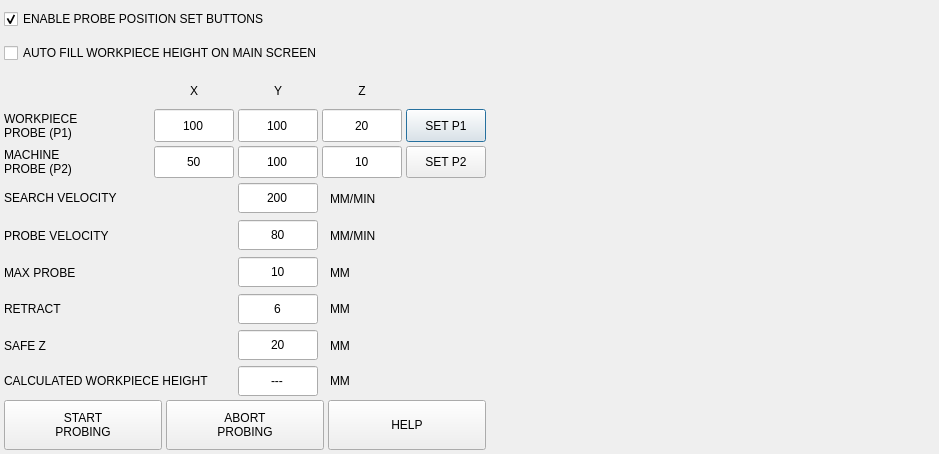
<?xml version="1.0" encoding="UTF-8"?>
<ui version="4.0">
 <class>dialog_auto_height</class>
 <widget class="QDialog" name="dialog_auto_height">
  <property name="geometry">
   <rect>
    <x>0</x>
    <y>0</y>
    <width>939</width>
    <height>454</height>
   </rect>
  </property>
  <property name="windowTitle">
   <string>AUTO HEIGHT MEASURE</string>
  </property>
  <layout class="QHBoxLayout" name="horizontalLayout_10">
   <property name="leftMargin">
    <number>0</number>
   </property>
   <property name="topMargin">
    <number>0</number>
   </property>
   <property name="rightMargin">
    <number>0</number>
   </property>
   <property name="bottomMargin">
    <number>0</number>
   </property>
   <item>
    <widget class="QWidget" name="widget_positions" native="true">
     <property name="sizePolicy">
      <sizepolicy hsizetype="Preferred" vsizetype="Preferred">
       <horstretch>0</horstretch>
       <verstretch>0</verstretch>
      </sizepolicy>
     </property>
     <layout class="QVBoxLayout" name="layout_parms">
      <property name="spacing">
       <number>4</number>
      </property>
      <property name="leftMargin">
       <number>4</number>
      </property>
      <property name="topMargin">
       <number>4</number>
      </property>
      <property name="rightMargin">
       <number>4</number>
      </property>
      <property name="bottomMargin">
       <number>4</number>
      </property>
      <item>
       <widget class="QCheckBox" name="chk_enable_set">
        <property name="sizePolicy">
         <sizepolicy hsizetype="Preferred" vsizetype="Preferred">
          <horstretch>0</horstretch>
          <verstretch>0</verstretch>
         </sizepolicy>
        </property>
        <property name="minimumSize">
         <size>
          <width>0</width>
          <height>30</height>
         </size>
        </property>
        <property name="maximumSize">
         <size>
          <width>16777215</width>
          <height>30</height>
         </size>
        </property>
        <property name="text">
         <string>ENABLE PROBE POSITION SET BUTTONS</string>
        </property>
        <property name="checked">
         <bool>true</bool>
        </property>
       </widget>
      </item>
      <item>
       <widget class="QCheckBox" name="chk_autofill">
        <property name="sizePolicy">
         <sizepolicy hsizetype="Preferred" vsizetype="Preferred">
          <horstretch>0</horstretch>
          <verstretch>0</verstretch>
         </sizepolicy>
        </property>
        <property name="minimumSize">
         <size>
          <width>0</width>
          <height>30</height>
         </size>
        </property>
        <property name="maximumSize">
         <size>
          <width>16777215</width>
          <height>30</height>
         </size>
        </property>
        <property name="text">
         <string>AUTO FILL WORKPIECE HEIGHT ON MAIN SCREEN</string>
        </property>
       </widget>
      </item>
      <item>
       <layout class="QHBoxLayout" name="horizontalLayout_4">
        <property name="spacing">
         <number>4</number>
        </property>
        <property name="topMargin">
         <number>0</number>
        </property>
        <item>
         <widget class="QLabel" name="label_5">
          <property name="minimumSize">
           <size>
            <width>146</width>
            <height>0</height>
           </size>
          </property>
          <property name="maximumSize">
           <size>
            <width>146</width>
            <height>16777215</height>
           </size>
          </property>
          <property name="text">
           <string/>
          </property>
         </widget>
        </item>
        <item>
         <widget class="QLabel" name="lbl_x">
          <property name="minimumSize">
           <size>
            <width>80</width>
            <height>30</height>
           </size>
          </property>
          <property name="maximumSize">
           <size>
            <width>80</width>
            <height>24</height>
           </size>
          </property>
          <property name="text">
           <string>X</string>
          </property>
          <property name="alignment">
           <set>Qt::AlignCenter</set>
          </property>
         </widget>
        </item>
        <item>
         <widget class="QLabel" name="lbl_y">
          <property name="minimumSize">
           <size>
            <width>80</width>
            <height>30</height>
           </size>
          </property>
          <property name="maximumSize">
           <size>
            <width>80</width>
            <height>24</height>
           </size>
          </property>
          <property name="text">
           <string>Y</string>
          </property>
          <property name="alignment">
           <set>Qt::AlignCenter</set>
          </property>
         </widget>
        </item>
        <item>
         <widget class="QLabel" name="lbl_z">
          <property name="minimumSize">
           <size>
            <width>80</width>
            <height>30</height>
           </size>
          </property>
          <property name="maximumSize">
           <size>
            <width>80</width>
            <height>24</height>
           </size>
          </property>
          <property name="text">
           <string>Z</string>
          </property>
          <property name="alignment">
           <set>Qt::AlignCenter</set>
          </property>
         </widget>
        </item>
        <item>
         <widget class="QLabel" name="label_7"/>
        </item>
       </layout>
      </item>
      <item>
       <layout class="QHBoxLayout" name="horizontalLayout_6">
        <property name="spacing">
         <number>4</number>
        </property>
        <property name="topMargin">
         <number>0</number>
        </property>
        <item>
         <widget class="QLabel" name="lbl_wp_location">
          <property name="sizePolicy">
           <sizepolicy hsizetype="Preferred" vsizetype="Preferred">
            <horstretch>0</horstretch>
            <verstretch>0</verstretch>
           </sizepolicy>
          </property>
          <property name="minimumSize">
           <size>
            <width>146</width>
            <height>0</height>
           </size>
          </property>
          <property name="maximumSize">
           <size>
            <width>146</width>
            <height>16777215</height>
           </size>
          </property>
          <property name="toolTip">
           <string>Location of workpiece probe position</string>
          </property>
          <property name="text">
           <string>WORKPIECE
PROBE (P1)</string>
          </property>
         </widget>
        </item>
        <item>
         <widget class="QLineEdit" name="lineEdit_pos_x1">
          <property name="sizePolicy">
           <sizepolicy hsizetype="Preferred" vsizetype="Preferred">
            <horstretch>0</horstretch>
            <verstretch>0</verstretch>
           </sizepolicy>
          </property>
          <property name="minimumSize">
           <size>
            <width>80</width>
            <height>0</height>
           </size>
          </property>
          <property name="maximumSize">
           <size>
            <width>80</width>
            <height>16777215</height>
           </size>
          </property>
          <property name="focusPolicy">
           <enum>Qt::ClickFocus</enum>
          </property>
          <property name="text">
           <string>100</string>
          </property>
          <property name="maxLength">
           <number>8</number>
          </property>
          <property name="alignment">
           <set>Qt::AlignCenter</set>
          </property>
         </widget>
        </item>
        <item>
         <widget class="QLineEdit" name="lineEdit_pos_y1">
          <property name="sizePolicy">
           <sizepolicy hsizetype="Preferred" vsizetype="Preferred">
            <horstretch>0</horstretch>
            <verstretch>0</verstretch>
           </sizepolicy>
          </property>
          <property name="minimumSize">
           <size>
            <width>80</width>
            <height>0</height>
           </size>
          </property>
          <property name="maximumSize">
           <size>
            <width>80</width>
            <height>16777215</height>
           </size>
          </property>
          <property name="focusPolicy">
           <enum>Qt::ClickFocus</enum>
          </property>
          <property name="text">
           <string>100</string>
          </property>
          <property name="maxLength">
           <number>8</number>
          </property>
          <property name="alignment">
           <set>Qt::AlignCenter</set>
          </property>
         </widget>
        </item>
        <item>
         <widget class="QLineEdit" name="lineEdit_pos_z1">
          <property name="sizePolicy">
           <sizepolicy hsizetype="Preferred" vsizetype="Preferred">
            <horstretch>0</horstretch>
            <verstretch>0</verstretch>
           </sizepolicy>
          </property>
          <property name="minimumSize">
           <size>
            <width>80</width>
            <height>0</height>
           </size>
          </property>
          <property name="maximumSize">
           <size>
            <width>80</width>
            <height>16777215</height>
           </size>
          </property>
          <property name="focusPolicy">
           <enum>Qt::ClickFocus</enum>
          </property>
          <property name="text">
           <string>20</string>
          </property>
          <property name="maxLength">
           <number>8</number>
          </property>
          <property name="alignment">
           <set>Qt::AlignCenter</set>
          </property>
          <property name="readOnly">
           <bool>false</bool>
          </property>
         </widget>
        </item>
        <item>
         <widget class="QPushButton" name="btn_set_wp">
          <property name="sizePolicy">
           <sizepolicy hsizetype="Preferred" vsizetype="Preferred">
            <horstretch>0</horstretch>
            <verstretch>0</verstretch>
           </sizepolicy>
          </property>
          <property name="minimumSize">
           <size>
            <width>0</width>
            <height>0</height>
           </size>
          </property>
          <property name="maximumSize">
           <size>
            <width>16777215</width>
            <height>16777215</height>
           </size>
          </property>
          <property name="toolTip">
           <string>Set workpiece probe position to current location</string>
          </property>
          <property name="text">
           <string>SET P1</string>
          </property>
          <property name="btn" stdset="0">
           <string>wp</string>
          </property>
         </widget>
        </item>
       </layout>
      </item>
      <item>
       <layout class="QHBoxLayout" name="horizontalLayout_11">
        <property name="spacing">
         <number>4</number>
        </property>
        <property name="topMargin">
         <number>0</number>
        </property>
        <item>
         <widget class="QLabel" name="lbl_machine_location">
          <property name="sizePolicy">
           <sizepolicy hsizetype="Preferred" vsizetype="Preferred">
            <horstretch>0</horstretch>
            <verstretch>0</verstretch>
           </sizepolicy>
          </property>
          <property name="minimumSize">
           <size>
            <width>146</width>
            <height>0</height>
           </size>
          </property>
          <property name="maximumSize">
           <size>
            <width>146</width>
            <height>16777215</height>
           </size>
          </property>
          <property name="toolTip">
           <string>Location of machine bed probe position</string>
          </property>
          <property name="text">
           <string>MACHINE
PROBE (P2)</string>
          </property>
         </widget>
        </item>
        <item>
         <widget class="QLineEdit" name="lineEdit_pos_x2">
          <property name="sizePolicy">
           <sizepolicy hsizetype="Preferred" vsizetype="Preferred">
            <horstretch>0</horstretch>
            <verstretch>0</verstretch>
           </sizepolicy>
          </property>
          <property name="minimumSize">
           <size>
            <width>80</width>
            <height>0</height>
           </size>
          </property>
          <property name="maximumSize">
           <size>
            <width>80</width>
            <height>16777215</height>
           </size>
          </property>
          <property name="focusPolicy">
           <enum>Qt::ClickFocus</enum>
          </property>
          <property name="text">
           <string>50</string>
          </property>
          <property name="maxLength">
           <number>8</number>
          </property>
          <property name="alignment">
           <set>Qt::AlignCenter</set>
          </property>
         </widget>
        </item>
        <item>
         <widget class="QLineEdit" name="lineEdit_pos_y2">
          <property name="sizePolicy">
           <sizepolicy hsizetype="Preferred" vsizetype="Preferred">
            <horstretch>0</horstretch>
            <verstretch>0</verstretch>
           </sizepolicy>
          </property>
          <property name="minimumSize">
           <size>
            <width>80</width>
            <height>0</height>
           </size>
          </property>
          <property name="maximumSize">
           <size>
            <width>80</width>
            <height>16777215</height>
           </size>
          </property>
          <property name="focusPolicy">
           <enum>Qt::ClickFocus</enum>
          </property>
          <property name="text">
           <string>100</string>
          </property>
          <property name="maxLength">
           <number>8</number>
          </property>
          <property name="alignment">
           <set>Qt::AlignCenter</set>
          </property>
         </widget>
        </item>
        <item>
         <widget class="QLineEdit" name="lineEdit_pos_z2">
          <property name="sizePolicy">
           <sizepolicy hsizetype="Preferred" vsizetype="Preferred">
            <horstretch>0</horstretch>
            <verstretch>0</verstretch>
           </sizepolicy>
          </property>
          <property name="minimumSize">
           <size>
            <width>80</width>
            <height>0</height>
           </size>
          </property>
          <property name="maximumSize">
           <size>
            <width>80</width>
            <height>16777215</height>
           </size>
          </property>
          <property name="focusPolicy">
           <enum>Qt::ClickFocus</enum>
          </property>
          <property name="text">
           <string>10</string>
          </property>
          <property name="maxLength">
           <number>8</number>
          </property>
          <property name="alignment">
           <set>Qt::AlignCenter</set>
          </property>
          <property name="readOnly">
           <bool>false</bool>
          </property>
         </widget>
        </item>
        <item>
         <widget class="QPushButton" name="btn_set_machine">
          <property name="sizePolicy">
           <sizepolicy hsizetype="Preferred" vsizetype="Preferred">
            <horstretch>0</horstretch>
            <verstretch>0</verstretch>
           </sizepolicy>
          </property>
          <property name="minimumSize">
           <size>
            <width>0</width>
            <height>0</height>
           </size>
          </property>
          <property name="maximumSize">
           <size>
            <width>16777215</width>
            <height>16777215</height>
           </size>
          </property>
          <property name="toolTip">
           <string>Set machine probe position to current location</string>
          </property>
          <property name="text">
           <string>SET P2</string>
          </property>
          <property name="btn" stdset="0">
           <string>mp</string>
          </property>
         </widget>
        </item>
       </layout>
      </item>
      <item>
       <layout class="QHBoxLayout" name="horizontalLayout_2">
        <property name="spacing">
         <number>4</number>
        </property>
        <property name="topMargin">
         <number>0</number>
        </property>
        <item>
         <widget class="QLabel" name="label_2">
          <property name="minimumSize">
           <size>
            <width>230</width>
            <height>30</height>
           </size>
          </property>
          <property name="maximumSize">
           <size>
            <width>230</width>
            <height>30</height>
           </size>
          </property>
          <property name="text">
           <string>SEARCH VELOCITY</string>
          </property>
         </widget>
        </item>
        <item>
         <widget class="QLineEdit" name="lineEdit_search_vel">
          <property name="sizePolicy">
           <sizepolicy hsizetype="Preferred" vsizetype="Preferred">
            <horstretch>0</horstretch>
            <verstretch>0</verstretch>
           </sizepolicy>
          </property>
          <property name="minimumSize">
           <size>
            <width>80</width>
            <height>30</height>
           </size>
          </property>
          <property name="maximumSize">
           <size>
            <width>80</width>
            <height>30</height>
           </size>
          </property>
          <property name="focusPolicy">
           <enum>Qt::ClickFocus</enum>
          </property>
          <property name="text">
           <string>200</string>
          </property>
          <property name="alignment">
           <set>Qt::AlignCenter</set>
          </property>
         </widget>
        </item>
        <item>
         <widget class="QLabel" name="lbl_search_unit">
          <property name="text">
           <string>MM/MIN</string>
          </property>
          <property name="indent">
           <number>8</number>
          </property>
         </widget>
        </item>
       </layout>
      </item>
      <item>
       <layout class="QHBoxLayout" name="horizontalLayout_3">
        <property name="spacing">
         <number>4</number>
        </property>
        <property name="topMargin">
         <number>0</number>
        </property>
        <item>
         <widget class="QLabel" name="label_4">
          <property name="minimumSize">
           <size>
            <width>230</width>
            <height>0</height>
           </size>
          </property>
          <property name="maximumSize">
           <size>
            <width>230</width>
            <height>16777215</height>
           </size>
          </property>
          <property name="text">
           <string>PROBE VELOCITY</string>
          </property>
         </widget>
        </item>
        <item>
         <widget class="QLineEdit" name="lineEdit_probe_vel">
          <property name="sizePolicy">
           <sizepolicy hsizetype="Preferred" vsizetype="Preferred">
            <horstretch>0</horstretch>
            <verstretch>0</verstretch>
           </sizepolicy>
          </property>
          <property name="minimumSize">
           <size>
            <width>80</width>
            <height>30</height>
           </size>
          </property>
          <property name="maximumSize">
           <size>
            <width>80</width>
            <height>30</height>
           </size>
          </property>
          <property name="focusPolicy">
           <enum>Qt::ClickFocus</enum>
          </property>
          <property name="text">
           <string>80</string>
          </property>
          <property name="alignment">
           <set>Qt::AlignCenter</set>
          </property>
         </widget>
        </item>
        <item>
         <widget class="QLabel" name="lbl_probe_unit">
          <property name="text">
           <string>MM/MIN</string>
          </property>
          <property name="indent">
           <number>8</number>
          </property>
         </widget>
        </item>
       </layout>
      </item>
      <item>
       <layout class="QHBoxLayout" name="horizontalLayout_5">
        <property name="spacing">
         <number>4</number>
        </property>
        <property name="topMargin">
         <number>0</number>
        </property>
        <item>
         <widget class="QLabel" name="label_6">
          <property name="minimumSize">
           <size>
            <width>230</width>
            <height>0</height>
           </size>
          </property>
          <property name="maximumSize">
           <size>
            <width>230</width>
            <height>16777215</height>
           </size>
          </property>
          <property name="text">
           <string>MAX PROBE</string>
          </property>
         </widget>
        </item>
        <item>
         <widget class="QLineEdit" name="lineEdit_max_probe">
          <property name="sizePolicy">
           <sizepolicy hsizetype="Preferred" vsizetype="Preferred">
            <horstretch>0</horstretch>
            <verstretch>0</verstretch>
           </sizepolicy>
          </property>
          <property name="minimumSize">
           <size>
            <width>80</width>
            <height>30</height>
           </size>
          </property>
          <property name="maximumSize">
           <size>
            <width>80</width>
            <height>30</height>
           </size>
          </property>
          <property name="focusPolicy">
           <enum>Qt::ClickFocus</enum>
          </property>
          <property name="text">
           <string>10</string>
          </property>
          <property name="alignment">
           <set>Qt::AlignCenter</set>
          </property>
         </widget>
        </item>
        <item>
         <widget class="QLabel" name="lbl_max_probe_unit">
          <property name="text">
           <string>MM</string>
          </property>
          <property name="indent">
           <number>8</number>
          </property>
         </widget>
        </item>
       </layout>
      </item>
      <item>
       <layout class="QHBoxLayout" name="horizontalLayout_7">
        <property name="spacing">
         <number>4</number>
        </property>
        <property name="topMargin">
         <number>0</number>
        </property>
        <item>
         <widget class="QLabel" name="label_8">
          <property name="minimumSize">
           <size>
            <width>230</width>
            <height>0</height>
           </size>
          </property>
          <property name="maximumSize">
           <size>
            <width>230</width>
            <height>16777215</height>
           </size>
          </property>
          <property name="text">
           <string>RETRACT</string>
          </property>
         </widget>
        </item>
        <item>
         <widget class="QLineEdit" name="lineEdit_retract">
          <property name="sizePolicy">
           <sizepolicy hsizetype="Preferred" vsizetype="Preferred">
            <horstretch>0</horstretch>
            <verstretch>0</verstretch>
           </sizepolicy>
          </property>
          <property name="minimumSize">
           <size>
            <width>80</width>
            <height>30</height>
           </size>
          </property>
          <property name="maximumSize">
           <size>
            <width>80</width>
            <height>30</height>
           </size>
          </property>
          <property name="focusPolicy">
           <enum>Qt::ClickFocus</enum>
          </property>
          <property name="text">
           <string>6</string>
          </property>
          <property name="alignment">
           <set>Qt::AlignCenter</set>
          </property>
         </widget>
        </item>
        <item>
         <widget class="QLabel" name="lbl_retract_unit">
          <property name="text">
           <string>MM</string>
          </property>
          <property name="indent">
           <number>8</number>
          </property>
         </widget>
        </item>
       </layout>
      </item>
      <item>
       <layout class="QHBoxLayout" name="horizontalLayout_8">
        <property name="spacing">
         <number>4</number>
        </property>
        <property name="topMargin">
         <number>0</number>
        </property>
        <item>
         <widget class="QLabel" name="label_10">
          <property name="minimumSize">
           <size>
            <width>230</width>
            <height>0</height>
           </size>
          </property>
          <property name="maximumSize">
           <size>
            <width>230</width>
            <height>16777215</height>
           </size>
          </property>
          <property name="text">
           <string>SAFE Z</string>
          </property>
         </widget>
        </item>
        <item>
         <widget class="QLineEdit" name="lineEdit_zsafe">
          <property name="sizePolicy">
           <sizepolicy hsizetype="Preferred" vsizetype="Preferred">
            <horstretch>0</horstretch>
            <verstretch>0</verstretch>
           </sizepolicy>
          </property>
          <property name="minimumSize">
           <size>
            <width>80</width>
            <height>30</height>
           </size>
          </property>
          <property name="maximumSize">
           <size>
            <width>80</width>
            <height>30</height>
           </size>
          </property>
          <property name="focusPolicy">
           <enum>Qt::ClickFocus</enum>
          </property>
          <property name="text">
           <string>20</string>
          </property>
          <property name="alignment">
           <set>Qt::AlignCenter</set>
          </property>
         </widget>
        </item>
        <item>
         <widget class="QLabel" name="lbl_zsafe_unit">
          <property name="text">
           <string>MM</string>
          </property>
          <property name="indent">
           <number>8</number>
          </property>
         </widget>
        </item>
       </layout>
      </item>
      <item>
       <layout class="QHBoxLayout" name="horizontalLayout_9">
        <property name="spacing">
         <number>4</number>
        </property>
        <property name="bottomMargin">
         <number>0</number>
        </property>
        <item>
         <widget class="QLabel" name="lbl_height">
          <property name="minimumSize">
           <size>
            <width>230</width>
            <height>30</height>
           </size>
          </property>
          <property name="maximumSize">
           <size>
            <width>230</width>
            <height>30</height>
           </size>
          </property>
          <property name="text">
           <string>CALCULATED WORKPIECE HEIGHT</string>
          </property>
         </widget>
        </item>
        <item>
         <widget class="QLineEdit" name="lineEdit_height">
          <property name="sizePolicy">
           <sizepolicy hsizetype="Preferred" vsizetype="Preferred">
            <horstretch>0</horstretch>
            <verstretch>0</verstretch>
           </sizepolicy>
          </property>
          <property name="minimumSize">
           <size>
            <width>80</width>
            <height>30</height>
           </size>
          </property>
          <property name="maximumSize">
           <size>
            <width>80</width>
            <height>30</height>
           </size>
          </property>
          <property name="focusPolicy">
           <enum>Qt::NoFocus</enum>
          </property>
          <property name="toolTip">
           <string>Calculated workpiece height from machine table</string>
          </property>
          <property name="text">
           <string>---</string>
          </property>
          <property name="maxLength">
           <number>10</number>
          </property>
          <property name="alignment">
           <set>Qt::AlignCenter</set>
          </property>
          <property name="readOnly">
           <bool>true</bool>
          </property>
         </widget>
        </item>
        <item>
         <widget class="QLabel" name="lbl_height_unit">
          <property name="minimumSize">
           <size>
            <width>0</width>
            <height>30</height>
           </size>
          </property>
          <property name="maximumSize">
           <size>
            <width>16777215</width>
            <height>30</height>
           </size>
          </property>
          <property name="text">
           <string>MM</string>
          </property>
          <property name="alignment">
           <set>Qt::AlignLeading|Qt::AlignLeft|Qt::AlignVCenter</set>
          </property>
          <property name="indent">
           <number>8</number>
          </property>
         </widget>
        </item>
       </layout>
      </item>
      <item>
       <widget class="QWidget" name="widget_buttons" native="true">
        <property name="maximumSize">
         <size>
          <width>16777215</width>
          <height>60</height>
         </size>
        </property>
        <layout class="QHBoxLayout" name="horizontalLayout_13">
         <property name="spacing">
          <number>4</number>
         </property>
         <property name="leftMargin">
          <number>0</number>
         </property>
         <property name="topMargin">
          <number>0</number>
         </property>
         <property name="rightMargin">
          <number>0</number>
         </property>
         <property name="bottomMargin">
          <number>0</number>
         </property>
         <item>
          <widget class="QPushButton" name="btn_start">
           <property name="sizePolicy">
            <sizepolicy hsizetype="Preferred" vsizetype="Fixed">
             <horstretch>0</horstretch>
             <verstretch>0</verstretch>
            </sizepolicy>
           </property>
           <property name="minimumSize">
            <size>
             <width>0</width>
             <height>50</height>
            </size>
           </property>
           <property name="maximumSize">
            <size>
             <width>16777215</width>
             <height>50</height>
            </size>
           </property>
           <property name="text">
            <string>START
PROBING</string>
           </property>
          </widget>
         </item>
         <item>
          <widget class="ActionButton" name="actionbutton_abort">
           <property name="sizePolicy">
            <sizepolicy hsizetype="Preferred" vsizetype="Fixed">
             <horstretch>0</horstretch>
             <verstretch>0</verstretch>
            </sizepolicy>
           </property>
           <property name="minimumSize">
            <size>
             <width>0</width>
             <height>50</height>
            </size>
           </property>
           <property name="maximumSize">
            <size>
             <width>16777215</width>
             <height>50</height>
            </size>
           </property>
           <property name="text">
            <string>ABORT
PROBING</string>
           </property>
           <property name="abort_action" stdset="0">
            <bool>true</bool>
           </property>
          </widget>
         </item>
         <item>
          <widget class="QPushButton" name="btn_help">
           <property name="sizePolicy">
            <sizepolicy hsizetype="Preferred" vsizetype="Fixed">
             <horstretch>0</horstretch>
             <verstretch>0</verstretch>
            </sizepolicy>
           </property>
           <property name="minimumSize">
            <size>
             <width>80</width>
             <height>50</height>
            </size>
           </property>
           <property name="maximumSize">
            <size>
             <width>16777215</width>
             <height>50</height>
            </size>
           </property>
           <property name="text">
            <string>HELP</string>
           </property>
          </widget>
         </item>
        </layout>
       </widget>
      </item>
     </layout>
    </widget>
   </item>
   <item>
    <widget class="QLabel" name="lbl_image">
     <property name="sizePolicy">
      <sizepolicy hsizetype="Preferred" vsizetype="Expanding">
       <horstretch>0</horstretch>
       <verstretch>0</verstretch>
      </sizepolicy>
     </property>
     <property name="text">
      <string/>
     </property>
     <property name="pixmap">
      <pixmap>../vyraxis/images/auto_height.png</pixmap>
     </property>
     <property name="scaledContents">
      <bool>true</bool>
     </property>
     <property name="alignment">
      <set>Qt::AlignCenter</set>
     </property>
    </widget>
   </item>
  </layout>
 </widget>
 <customwidgets>
  <customwidget>
   <class>IndicatedPushButton</class>
   <extends>QPushButton</extends>
   <header>qtvcp.widgets.simple_widgets</header>
  </customwidget>
  <customwidget>
   <class>ActionButton</class>
   <extends>IndicatedPushButton</extends>
   <header>qtvcp.widgets.action_button</header>
  </customwidget>
 </customwidgets>
 <resources/>
 <connections/>
</ui>
